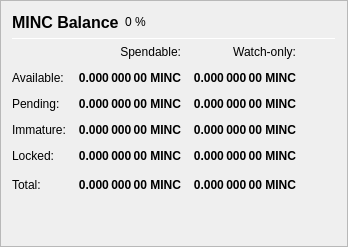
                   <widget class="QFrame" name="frame_Balances">
                    <property name="frameShape">
                     <enum>QFrame::StyledPanel</enum>
                    </property>
                    <property name="frameShadow">
                     <enum>QFrame::Raised</enum>
                    </property>
                    <layout class="QVBoxLayout" name="verticalLayout_4">
                     <item>
                      <layout class="QHBoxLayout" name="horizontalLayout_4">
                       <item>
                        <widget class="QLabel" name="label_5">
                         <property name="minimumSize">
                          <size>
                           <width>0</width>
                           <height>20</height>
                          </size>
                         </property>
                         <property name="font">
                          <font>
                           <pointsize>12</pointsize>
                           <weight>75</weight>
                           <bold>true</bold>
                          </font>
                         </property>
                         <property name="text">
                          <string>MINC Balance</string>
                         </property>
                        </widget>
                       </item>
                       <item>
                        <widget class="QLabel" name="labelMINCPercent">
                         <property name="text">
                          <string notr="true">0 %</string>
                         </property>
                        </widget>
                       </item>
                       <item>
                        <spacer name="horizontalSpacer_3">
                         <property name="orientation">
                          <enum>Qt::Horizontal</enum>
                         </property>
                         <property name="sizeHint" stdset="0">
                          <size>
                           <width>40</width>
                           <height>20</height>
                          </size>
                         </property>
                        </spacer>
                       </item>
                      </layout>
                     </item>
                     <item>
                      <widget class="Line" name="line_Balance">
                       <property name="minimumSize">
                        <size>
                         <width>0</width>
                         <height>1</height>
                        </size>
                       </property>
                       <property name="maximumSize">
                        <size>
                         <width>16777215</width>
                         <height>1</height>
                        </size>
                       </property>
                       <property name="orientation">
                        <enum>Qt::Horizontal</enum>
                       </property>
                      </widget>
                     </item>
                     <item>
                      <layout class="QGridLayout" name="gridLayout">
                       <property name="spacing">
                        <number>12</number>
                       </property>
                       <item row="0" column="1">
                        <widget class="QLabel" name="labelSpendable">
                         <property name="text">
                          <string>Spendable:</string>
                         </property>
                         <property name="alignment">
                          <set>Qt::AlignRight|Qt::AlignTrailing|Qt::AlignVCenter</set>
                         </property>
                        </widget>
                       </item>
                       <item row="0" column="2">
                        <widget class="QLabel" name="labelWatchonly">
                         <property name="text">
                          <string>Watch-only:</string>
                         </property>
                         <property name="alignment">
                          <set>Qt::AlignRight|Qt::AlignTrailing|Qt::AlignVCenter</set>
                         </property>
                        </widget>
                       </item>
                       <item row="1" column="0">
                        <widget class="QLabel" name="labelBalanceText">
                         <property name="text">
                          <string>Available:</string>
                         </property>
                        </widget>
                       </item>
                       <item row="1" column="1">
                        <widget class="QLabel" name="labelBalance">
                         <property name="font">
                          <font>
                           <weight>75</weight>
                           <bold>true</bold>
                          </font>
                         </property>
                         <property name="cursor">
                          <cursorShape>IBeamCursor</cursorShape>
                         </property>
                         <property name="toolTip">
                          <string>Your current spendable balance</string>
                         </property>
                         <property name="text">
                          <string notr="true">0.000 000 00 MINC</string>
                         </property>
                         <property name="alignment">
                          <set>Qt::AlignRight|Qt::AlignTrailing|Qt::AlignVCenter</set>
                         </property>
                         <property name="textInteractionFlags">
                          <set>Qt::LinksAccessibleByMouse|Qt::TextSelectableByKeyboard|Qt::TextSelectableByMouse</set>
                         </property>
                        </widget>
                       </item>
                       <item row="1" column="2">
                        <widget class="QLabel" name="labelWatchAvailable">
                         <property name="font">
                          <font>
                           <weight>75</weight>
                           <bold>true</bold>
                          </font>
                         </property>
                         <property name="cursor">
                          <cursorShape>IBeamCursor</cursorShape>
                         </property>
                         <property name="toolTip">
                          <string>Your current balance in watch-only addresses</string>
                         </property>
                         <property name="text">
                          <string notr="true">0.000 000 00 MINC</string>
                         </property>
                         <property name="alignment">
                          <set>Qt::AlignRight|Qt::AlignTrailing|Qt::AlignVCenter</set>
                         </property>
                         <property name="textInteractionFlags">
                          <set>Qt::LinksAccessibleByMouse|Qt::TextSelectableByKeyboard|Qt::TextSelectableByMouse</set>
                         </property>
                        </widget>
                       </item>
                       <item row="2" column="0">
                        <widget class="QLabel" name="labelPendingText">
                         <property name="text">
                          <string>Pending:</string>
                         </property>
                        </widget>
                       </item>
                       <item row="2" column="1">
                        <widget class="QLabel" name="labelUnconfirmed">
                         <property name="font">
                          <font>
                           <weight>75</weight>
                           <bold>true</bold>
                          </font>
                         </property>
                         <property name="cursor">
                          <cursorShape>IBeamCursor</cursorShape>
                         </property>
                         <property name="toolTip">
                          <string>Total of transactions that have yet to be confirmed, and do not yet count toward the spendable balance</string>
                         </property>
                         <property name="text">
                          <string notr="true">0.000 000 00 MINC</string>
                         </property>
                         <property name="alignment">
                          <set>Qt::AlignRight|Qt::AlignTrailing|Qt::AlignVCenter</set>
                         </property>
                         <property name="textInteractionFlags">
                          <set>Qt::LinksAccessibleByMouse|Qt::TextSelectableByKeyboard|Qt::TextSelectableByMouse</set>
                         </property>
                        </widget>
                       </item>
                       <item row="2" column="2">
                        <widget class="QLabel" name="labelWatchPending">
                         <property name="font">
                          <font>
                           <weight>75</weight>
                           <bold>true</bold>
                          </font>
                         </property>
                         <property name="cursor">
                          <cursorShape>IBeamCursor</cursorShape>
                         </property>
                         <property name="toolTip">
                          <string>Unconfirmed transactions to watch-only addresses</string>
                         </property>
                         <property name="text">
                          <string notr="true">0.000 000 00 MINC</string>
                         </property>
                         <property name="alignment">
                          <set>Qt::AlignRight|Qt::AlignTrailing|Qt::AlignVCenter</set>
                         </property>
                         <property name="textInteractionFlags">
                          <set>Qt::LinksAccessibleByMouse|Qt::TextSelectableByKeyboard|Qt::TextSelectableByMouse</set>
                         </property>
                        </widget>
                       </item>
                       <item row="3" column="0">
                        <widget class="QLabel" name="labelImmatureText">
                         <property name="text">
                          <string>Immature:</string>
                         </property>
                        </widget>
                       </item>
                       <item row="3" column="1">
                        <widget class="QLabel" name="labelImmature">
                         <property name="font">
                          <font>
                           <weight>75</weight>
                           <bold>true</bold>
                          </font>
                         </property>
                         <property name="cursor">
                          <cursorShape>IBeamCursor</cursorShape>
                         </property>
                         <property name="toolTip">
                          <string>Staked or masternode rewards that has not yet matured</string>
                         </property>
                         <property name="text">
                          <string notr="true">0.000 000 00 MINC</string>
                         </property>
                         <property name="alignment">
                          <set>Qt::AlignRight|Qt::AlignTrailing|Qt::AlignVCenter</set>
                         </property>
                         <property name="textInteractionFlags">
                          <set>Qt::LinksAccessibleByMouse|Qt::TextSelectableByKeyboard|Qt::TextSelectableByMouse</set>
                         </property>
                        </widget>
                       </item>
                       <item row="3" column="2">
                        <widget class="QLabel" name="labelWatchImmature">
                         <property name="font">
                          <font>
                           <weight>75</weight>
                           <bold>true</bold>
                          </font>
                         </property>
                         <property name="cursor">
                          <cursorShape>IBeamCursor</cursorShape>
                         </property>
                         <property name="toolTip">
                          <string>Staked or masternode rewards in watch-only addresses that has not yet matured</string>
                         </property>
                         <property name="text">
                          <string notr="true">0.000 000 00 MINC</string>
                         </property>
                         <property name="alignment">
                          <set>Qt::AlignRight|Qt::AlignTrailing|Qt::AlignVCenter</set>
                         </property>
                         <property name="textInteractionFlags">
                          <set>Qt::LinksAccessibleByMouse|Qt::TextSelectableByKeyboard|Qt::TextSelectableByMouse</set>
                         </property>
                        </widget>
                       </item>
                       <item row="4" column="0">
                        <widget class="QLabel" name="labelLockedBalanceText">
                         <property name="toolTip">
                          <string>Locked MINC or Masternode collaterals. These are excluded from zMINC minting.</string>
                         </property>
                         <property name="text">
                          <string>Locked:</string>
                         </property>
                        </widget>
                       </item>
                       <item row="4" column="1">
                        <widget class="QLabel" name="labelLockedBalance">
                         <property name="font">
                          <font>
                           <weight>75</weight>
                           <bold>true</bold>
                          </font>
                         </property>
                         <property name="cursor">
                          <cursorShape>IBeamCursor</cursorShape>
                         </property>
                         <property name="toolTip">
                          <string>Locked MINC or Masternode collaterals. These are excluded from zMINC minting.</string>
                         </property>
                         <property name="text">
                          <string notr="true">0.000 000 00 MINC</string>
                         </property>
                         <property name="alignment">
                          <set>Qt::AlignRight|Qt::AlignTrailing|Qt::AlignVCenter</set>
                         </property>
                         <property name="textInteractionFlags">
                          <set>Qt::LinksAccessibleByMouse|Qt::TextSelectableByKeyboard|Qt::TextSelectableByMouse</set>
                         </property>
                        </widget>
                       </item>
                       <item row="4" column="2">
                        <widget class="QLabel" name="labelWatchLocked">
                         <property name="font">
                          <font>
                           <weight>75</weight>
                           <bold>true</bold>
                          </font>
                         </property>
                         <property name="cursor">
                          <cursorShape>IBeamCursor</cursorShape>
                         </property>
                         <property name="toolTip">
                          <string>Current locked balance in watch-only addresses</string>
                         </property>
                         <property name="text">
                          <string notr="true">0.000 000 00 MINC</string>
                         </property>
                         <property name="alignment">
                          <set>Qt::AlignRight|Qt::AlignTrailing|Qt::AlignVCenter</set>
                         </property>
                         <property name="textInteractionFlags">
                          <set>Qt::LinksAccessibleByMouse|Qt::TextSelectableByKeyboard|Qt::TextSelectableByMouse</set>
                         </property>
                        </widget>
                       </item>
                       <item row="5" column="0">
                        <widget class="QLabel" name="labelTotalText">
                         <property name="toolTip">
                          <string>Your current Minnodes balance, unconfirmed and immature transactions included</string>
                         </property>
                         <property name="text">
                          <string>Total:</string>
                         </property>
                        </widget>
                       </item>
                       <item row="5" column="1">
                        <widget class="QLabel" name="labelTotal">
                         <property name="font">
                          <font>
                           <weight>75</weight>
                           <bold>true</bold>
                          </font>
                         </property>
                         <property name="cursor">
                          <cursorShape>IBeamCursor</cursorShape>
                         </property>
                         <property name="toolTip">
                          <string>Your current Minnodes balance, unconfirmed and immature transactions included</string>
                         </property>
                         <property name="text">
                          <string notr="true">0.000 000 00 MINC</string>
                         </property>
                         <property name="alignment">
                          <set>Qt::AlignRight|Qt::AlignTrailing|Qt::AlignVCenter</set>
                         </property>
                         <property name="textInteractionFlags">
                          <set>Qt::LinksAccessibleByMouse|Qt::TextSelectableByKeyboard|Qt::TextSelectableByMouse</set>
                         </property>
                        </widget>
                       </item>
                       <item row="5" column="2">
                        <widget class="QLabel" name="labelWatchTotal">
                         <property name="font">
                          <font>
                           <weight>75</weight>
                           <bold>true</bold>
                          </font>
                         </property>
                         <property name="cursor">
                          <cursorShape>IBeamCursor</cursorShape>
                         </property>
                         <property name="toolTip">
                          <string>Current total balance in watch-only addresses</string>
                         </property>
                         <property name="text">
                          <string notr="true">0.000 000 00 MINC</string>
                         </property>
                         <property name="alignment">
                          <set>Qt::AlignRight|Qt::AlignTrailing|Qt::AlignVCenter</set>
                         </property>
                         <property name="textInteractionFlags">
                          <set>Qt::LinksAccessibleByMouse|Qt::TextSelectableByKeyboard|Qt::TextSelectableByMouse</set>
                         </property>
                        </widget>
                       </item>
                       <item row="5" column="3">
                        <spacer name="horizontalSpacer_9">
                         <property name="orientation">
                          <enum>Qt::Horizontal</enum>
                         </property>
                         <property name="sizeHint" stdset="0">
                          <size>
                           <width>40</width>
                           <height>20</height>
                          </size>
                         </property>
                        </spacer>
                       </item>
                      </layout>
                     </item>
                     <item>
                      <spacer name="verticalSpacer_3">
                       <property name="orientation">
                        <enum>Qt::Vertical</enum>
                       </property>
                       <property name="sizeHint" stdset="0">
                        <size>
                         <width>20</width>
                         <height>40</height>
                        </size>
                       </property>
                      </spacer>
                     </item>
                    </layout>
                   </widget>
